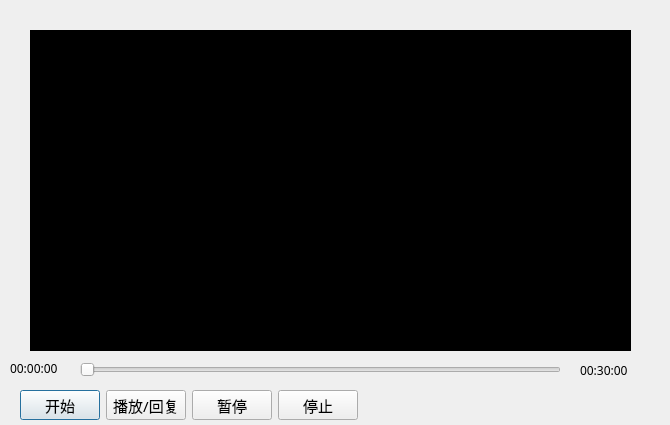
<?xml version="1.0" encoding="UTF-8"?>
<ui version="4.0">
 <class>PlayerDialog</class>
 <widget class="QDialog" name="PlayerDialog">
  <property name="geometry">
   <rect>
    <x>0</x>
    <y>0</y>
    <width>670</width>
    <height>425</height>
   </rect>
  </property>
  <property name="font">
   <font>
    <family>微软雅黑 Light</family>
    <pointsize>11</pointsize>
   </font>
  </property>
  <property name="windowTitle">
   <string>PlayerDialog</string>
  </property>
  <widget class="QWidget" name="wdg_content" native="true">
   <property name="geometry">
    <rect>
     <x>30</x>
     <y>30</y>
     <width>601</width>
     <height>321</height>
    </rect>
   </property>
   <property name="styleSheet">
    <string notr="true">background-color: rgb(0, 0, 0);</string>
   </property>
   <layout class="QVBoxLayout" name="verticalLayout">
    <item>
     <widget class="MyOpenGLWidget" name="wdg_show" native="true"/>
    </item>
   </layout>
  </widget>
  <widget class="QSlider" name="slider_progress">
   <property name="geometry">
    <rect>
     <x>80</x>
     <y>360</y>
     <width>481</width>
     <height>20</height>
    </rect>
   </property>
   <property name="orientation">
    <enum>Qt::Horizontal</enum>
   </property>
  </widget>
  <widget class="QLabel" name="lb_curTime">
   <property name="geometry">
    <rect>
     <x>10</x>
     <y>360</y>
     <width>61</width>
     <height>16</height>
    </rect>
   </property>
   <property name="font">
    <font>
     <family>微软雅黑 Light</family>
     <pointsize>9</pointsize>
    </font>
   </property>
   <property name="text">
    <string>00:00:00</string>
   </property>
  </widget>
  <widget class="QLabel" name="lb_totalTime">
   <property name="geometry">
    <rect>
     <x>580</x>
     <y>360</y>
     <width>61</width>
     <height>20</height>
    </rect>
   </property>
   <property name="font">
    <font>
     <family>微软雅黑 Light</family>
     <pointsize>9</pointsize>
    </font>
   </property>
   <property name="text">
    <string>00:30:00</string>
   </property>
  </widget>
  <widget class="QWidget" name="layoutWidget">
   <property name="geometry">
    <rect>
     <x>20</x>
     <y>390</y>
     <width>441</width>
     <height>30</height>
    </rect>
   </property>
   <layout class="QHBoxLayout" name="horizontalLayout">
    <item>
     <widget class="QPushButton" name="pb_start">
      <property name="text">
       <string>开始</string>
      </property>
     </widget>
    </item>
    <item>
     <widget class="QPushButton" name="pb_resume">
      <property name="text">
       <string>播放/回复</string>
      </property>
     </widget>
    </item>
    <item>
     <widget class="QPushButton" name="pb_pause">
      <property name="text">
       <string>暂停</string>
      </property>
     </widget>
    </item>
    <item>
     <widget class="QPushButton" name="pb_stop">
      <property name="text">
       <string>停止</string>
      </property>
     </widget>
    </item>
    <item>
     <spacer name="horizontalSpacer">
      <property name="orientation">
       <enum>Qt::Horizontal</enum>
      </property>
      <property name="sizeHint" stdset="0">
       <size>
        <width>40</width>
        <height>20</height>
       </size>
      </property>
     </spacer>
    </item>
   </layout>
  </widget>
 </widget>
 <customwidgets>
  <customwidget>
   <class>MyOpenGLWidget</class>
   <extends>QWidget</extends>
   <header location="global">myopenglwidget.h</header>
   <container>1</container>
  </customwidget>
 </customwidgets>
 <resources/>
 <connections/>
</ui>
